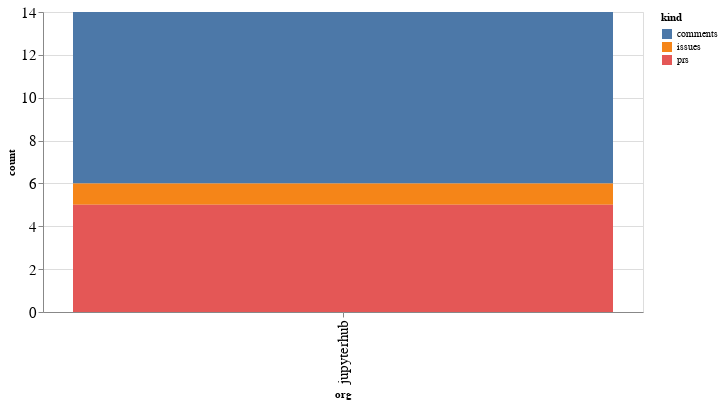

Write notebook code for a chart like this one.
### Code cell
alt.Chart(org_summaries, width=600).mark_bar().encode(
    x='org',
    y='count',
    color='kind',
    tooltip="org"
)

### Figure 1 — Vega-Lite specification as saved in the notebook (floating-point values rounded to 4 significant figures)
{"config": {"axisLeft": {"labelFontSize": 15}, "axisBottom": {"labelFontSize": 15}}, "data": {"name": "data-d81f5120ad3823053cbcfd637f6a487b"}, "mark": "bar", "encoding": {"color": {"type": "nominal", "field": "kind"}, "tooltip": {"type": "nominal", "field": "org"}, "x": {"type": "nominal", "field": "org"}, "y": {"type": "quantitative", "field": "count"}}, "width": 600, "$schema": "https://vega.github.io/schema/vega-lite/v4.8.1.json", "datasets": {"data-d81f5120ad3823053cbcfd637f6a487b": [{"org": "jupyterhub", "kind": "comments", "count": 8}, {"org": "jupyterhub", "kind": "issues", "count": 1}, {"org": "jupyterhub", "kind": "prs", "count": 5}]}}
